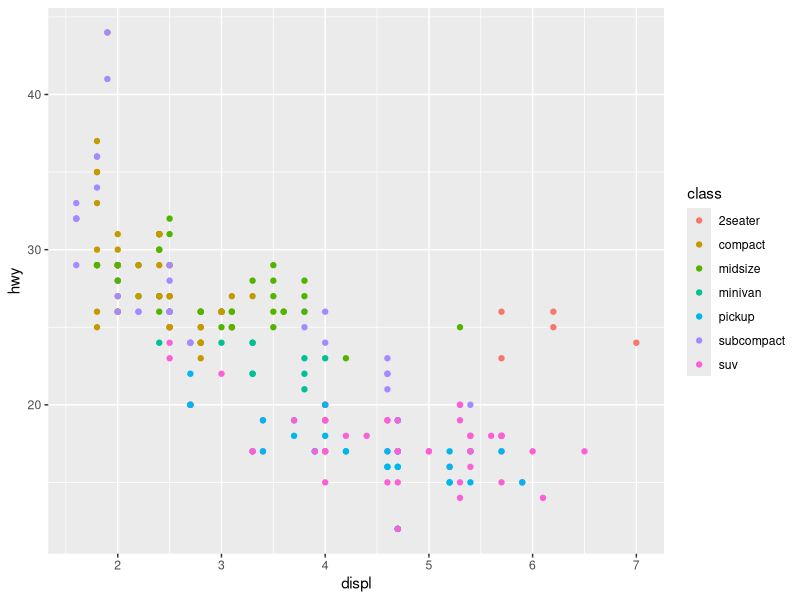
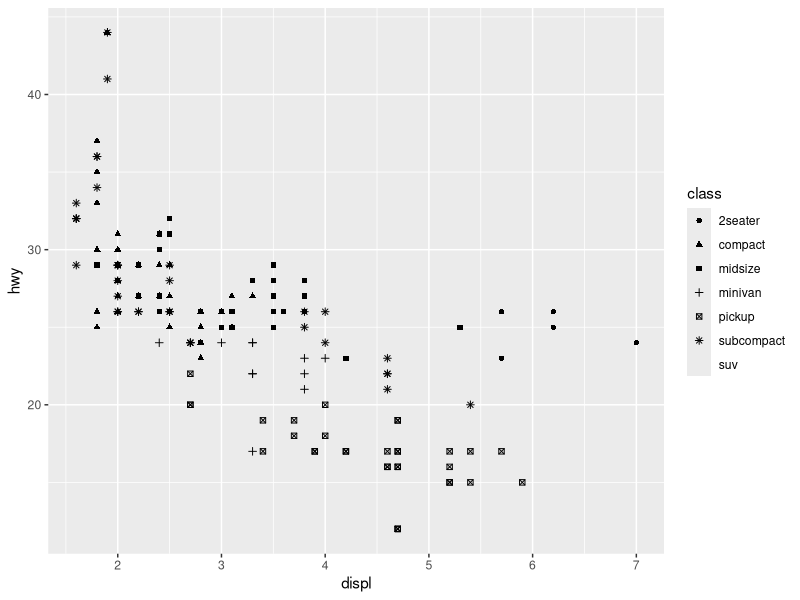
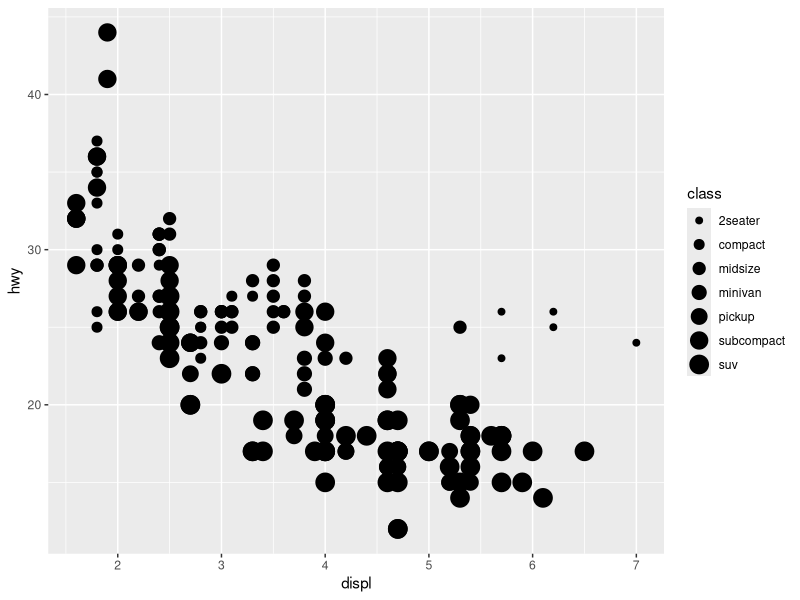
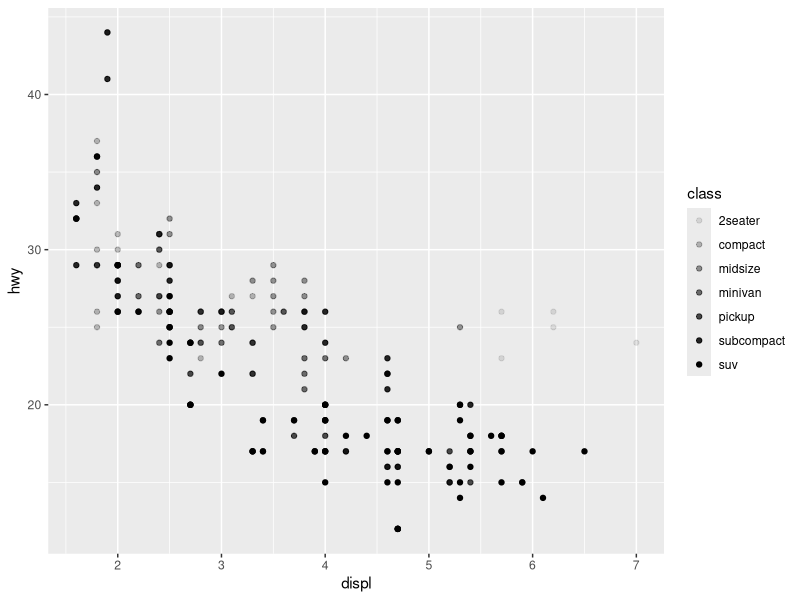
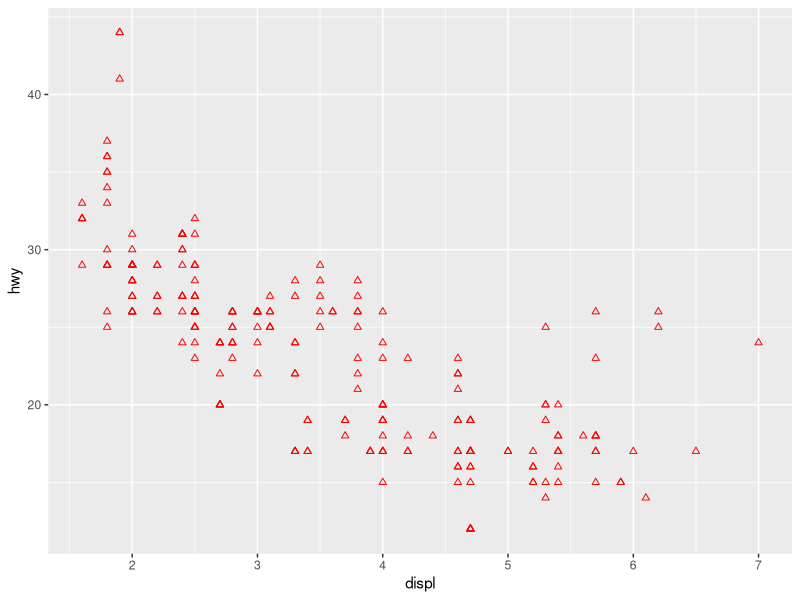

R code for these plots, in order:
## ---- chunk 1
require(tidyverse)
## ---- chunk 2
mpg |> 
    ggplot(aes(x = displ, y = hwy, color = class)) +
    geom_point()

mpg |> 
    ggplot(aes(x = displ, y = hwy, shape = class)) +
    geom_point()

mpg |> 
    ggplot(aes(x = displ, y = hwy, size = class)) +
    geom_point()

mpg |> 
    ggplot(aes(x = displ, y = hwy, alpha = class)) +
    geom_point()

mpg |> 
    ggplot(aes(x = displ, y = hwy)) +
    geom_point(color = "red",
               shape = 2)

